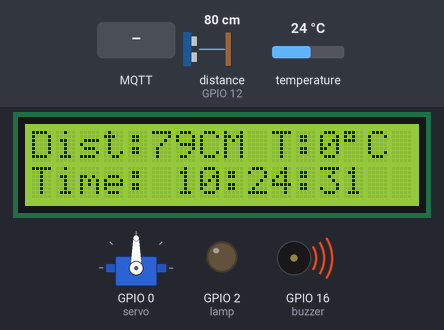
This sketch was run on a simulated ESP8266 (NodeMCU). On the bench: 16×2 character LCD, servo, output pins drawn as LEDs (lit = HIGH), buzzer (waves = sounding, pin HIGH). Wiring (inferred from the names in the program): ultrasonic range finder: trigger GPIO 13; echo GPIO 12. Inputs (shaded band) come from the test bench; at power-on: distance to the obstacle (sensor on GPIO 12) 80 cm, temperature 24 °C. The echo pulse lasts 58.3 µs per cm; WiFi joins after 1.5 s; servers stay silent unless stated; the local clock reads 2024-03-15 10:24:30 at power-on unless the sketch sets it; random numbers use the default seed unless the sketch sets one; no MQTT or app messages arrive unless stated; pins used as bus, display or sensor lines are not drawn; what the sketch prints to the serial monitor is not drawn.

Above: at 1.7 s.
2.8 s: MQTT message "1" arrives on the first subscribed topic
At 4.1 s:
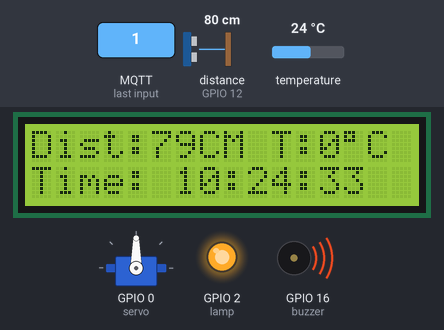
6.2 s: MQTT message "2" arrives on the second subscribed topic
At 11.3 s:
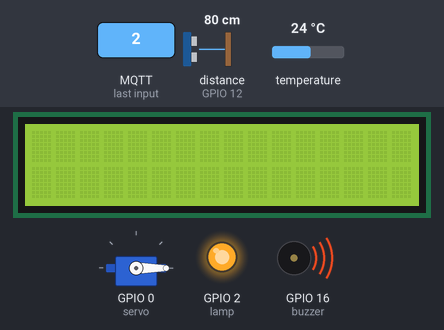
11.4 s: MQTT message "0" arrives on the first subscribed topic
At 13.6 s:
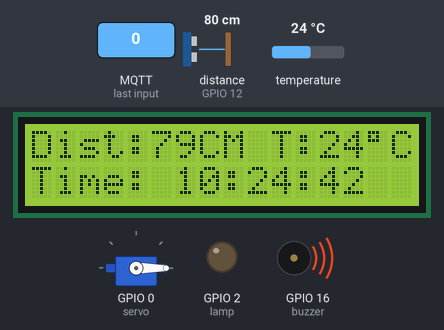
16.3 s: distance to the obstacle (sensor on GPIO 12) set to 2 cm
At 17.6 s:
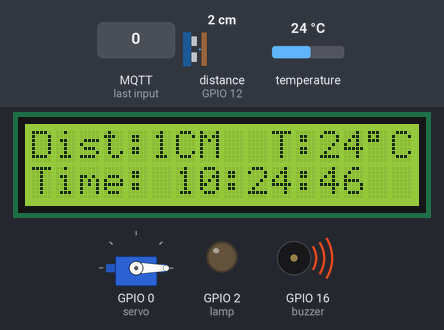
18.4 s: temperature set to 24.5 °C
23.0 s: temperature set to 25.5 °C
At 32.7 s:
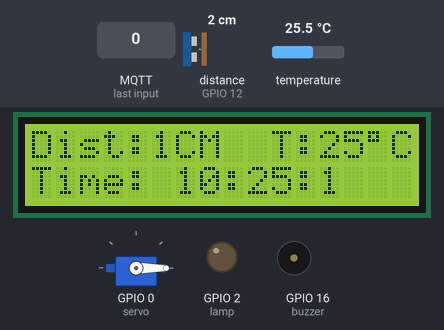
Timing chart, 0 to 34.2 s (numbered marks = the images above; inputs shaded):
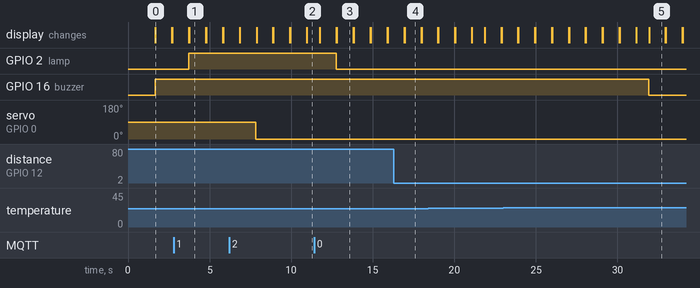

Measured:
- the behaviour switches between 24.9 and 25 °C on temperature (found by bisection; images 4 and 5)
- after the input at 2.8 s, GPIO 2 (lamp): LOW → HIGH after 0.92 s
- after the input at 6.2 s, servo on GPIO 0 (servo): 90° → 0° after 1.6 s
- after the input at 11.4 s, GPIO 2 (lamp): HIGH → LOW after 1.4 s
- after the input at 23.0 s, GPIO 16 (buzzer): HIGH → LOW after 8.9 s
- what the display in image 0 shows lasts 1.0 s, from 1.7 s to 2.7 s

The sketch:

project.ino
```cpp
#include <RTClib.h>
#include <ESP8266WiFi.h>
#include <PubSubClient.h>
#include <Servo.h>
#include <LiquidCrystal_I2C.h>
#include <DallasTemperature.h>

#define mqtt_port 1883
#define temp_topic "temperatureC";
#define dis_topic "jarak";
#define rtc_topic "rtc_time";
#define rtcdate_topic "rtc_date";
#define buzzer 16

// Update these with values suitable for your network.
const char* ssid = "Nasi Gratisan";
const char* password = "mbayarsek";
const char* mqtt_server = "test.mosquitto.org";
const char* servoTopic = "servo";

//LCD
LiquidCrystal_I2C lcd(0x27, 16, 2);

//Servo Settings
Servo servo;


//ultrasonic
const int trigPin = 13;
const int echoPin = 12;
long duration;
int distance;

// GPIO where the DS18B20 is connected to
#define oneWireBus 14
// Setup a oneWire instance to communicate with any OneWire devices
OneWire oneWire(oneWireBus);
// Pass our oneWire reference to Dallas Temperature sensor
DallasTemperature sensors(&oneWire);
// Temperature value
int temp;
unsigned long previousMillis = 0;   // Stores last time temperature was published
const long interval = 10000;        // Interval at which to publish sensor readings

//RTC
RTC_DS3231 RTC;

WiFiClient wifiClient;
PubSubClient client(wifiClient);

long lastMsg = 0;
char msg[50];
int value = 0;

const int lamp = 2;

void setup_wifi() {
 delay(10);
 // We start by connecting to a WiFi network
  Serial.println();
  Serial.print("Connecting to ");
  Serial.println(ssid);
  WiFi.begin(ssid, password);
  while (WiFi.status() != WL_CONNECTED) {
    delay(500);
    Serial.print(".");
  }
  randomSeed(micros());
  Serial.println("");
  Serial.println("WiFi connected");
  Serial.println("IP address: ");
  Serial.println(WiFi.localIP());
}
void reconnect() {
 // Loop until we're reconnected
 while (!client.connected()) {
    Serial.print("Attempting MQTT connection...");
  // Create a random client ID
  String clientId = "ESP32Client-";
  clientId += String(random(0xffff), HEX);
  // Attempt to connect
  if (client.connect(clientId.c_str())) {
    Serial.println("connected");
    //Once connected, publish an announcement...
    // ... and resubscribe
    client.subscribe("ledcontrol1");
    client.subscribe("servo");
 } else {
    Serial.print("failed, rc=");
    Serial.print(client.state());
    Serial.println(" try again in 5 seconds");
    // Wait 5 seconds before retrying
    delay(5000);
  }
 }
}
// This functions is executed when some device publishes a message to a topic that your ESP8266 is subscribed to
// Change the function below to add logic to your program, so when a device publishes a message to a topic that
// your ESP8266 is subscribed you can actually do something
void callback(String topic, byte* payload, unsigned int length) {
    String string;
  Serial.print("Message arrived on topic: ");
  Serial.print(topic);

  for (int i = 0; i < length; i++) {
  Serial.print(payload[i]);
}
   if (payload[0] == 49)digitalWrite(lamp, HIGH);
   else if (payload [0]==48)digitalWrite(lamp, LOW);

   if (payload[0]==50) {
    servo.write(90);
    delay(1000);
    servo.write(0);
   }
   Serial.println();
 }

void setup() {
 Serial.begin(115200); // Set serial port speed
 sensors.begin();
 lcd.init();
 lcd.backlight();
#ifndef ESP8266
  while (!Serial); // wait for serial port to connect. Needed for native USB
#endif
 if (! RTC.begin()) {
    Serial.println("RTC tidak terbaca");
    while (1);
  }
 if (RTC.lostPower()) {
    //atur waktu sesuai waktu pada komputer
    RTC.adjust(DateTime(F(__DATE__), F(__TIME__)));
    //atur waktu secara manual
    // January 21, 2019 jam 10:30:00
    //RTC.adjust(DateTime(2023, 7, 31, 11, 54 , 0));
  }
 pinMode(lamp, OUTPUT);
 pinMode(buzzer, OUTPUT);
 servo.attach(0);
 pinMode(trigPin, OUTPUT); // Sets the trigPin as an Output
 pinMode(echoPin, INPUT); // Sets the echoPin as an Input
 Serial.setTimeout(500);// Set time out for
 setup_wifi();
 client.setServer(mqtt_server, mqtt_port);
 client.setCallback(callback);
 //reconnect();
}

void loop() {

 if (!client.connected()) {
  reconnect();
   }
 client.loop();

 // Clears the trigPin
 digitalWrite(trigPin, LOW);
 delayMicroseconds(2);

 // Sets the trigPin on HIGH state for 10 micro seconds
 digitalWrite(trigPin, HIGH);
 delayMicroseconds(10);
 digitalWrite(trigPin, LOW);

 // Reads the echoPin, returns the sound wave travel time in microseconds
 duration = pulseIn(echoPin, HIGH);

 // Calculating the distance
 distance= duration*0.034/2;

 // Prints the distance on the Serial Monitor
 char disString[8];
 dtostrf(distance, 1, 2, disString);
 Serial.print(" Distance: ");
 Serial.println(distance);
 client.publish("jarak", disString);

 unsigned long currentMillis = millis();
  // Every X number of seconds (interval = 10 seconds)
  // it publishes a new MQTT message
  if (currentMillis - previousMillis >= interval) {
    // Save the last time a new reading was published
    previousMillis = currentMillis;
    // New temperature readings
    sensors.requestTemperatures();
    // Temperature in Celsius degrees
    temp = sensors.getTempCByIndex(0);
    }
    char tempString[9];
    dtostrf(temp, 3, 4, tempString);
    Serial.print(" Suhu: ");
    Serial.println(temp);
    client.publish("temperatureC", tempString);

 lcd.setCursor(0,0);
 lcd.print("Dist:");
 lcd.print(distance);
 lcd.print("CM");
 //delay(1000);
 lcd.setCursor(10,0);
 lcd.print("T:");
 lcd.print(temp);
 lcd.print((char)223);
 lcd.print("C");

 char times[12];
 char dates[10];
 DateTime now = RTC.now();
 Serial.print(now.day(), DEC);
 Serial.print('/');
 Serial.print(now.month(), DEC);
 Serial.print('/');
 Serial.print(now.year(), DEC);
 Serial.println();
 Serial.print(now.hour(), DEC);
 Serial.print(':');
 Serial.print(now.minute(), DEC);
 Serial.print(':');
 Serial.print(now.second(), DEC);
 Serial.println();


 sprintf(times,"%02d:%02d:%02d", now.hour(), now.minute(), now.second());
 sprintf(dates,"%02d/%02d/%02d", now.day(), now.month(), now.year());
 client.publish("rtc_time",times);
 client.publish("rtc_date", dates);

 //ATUR BUZZER
 if (distance >= 20){
  digitalWrite (buzzer, HIGH);
 }
 else if (temp < 25){
  digitalWrite (buzzer, HIGH);
 }
 else if (temp >= 30){
  digitalWrite (buzzer, HIGH);
 }
 else{
  digitalWrite (buzzer, LOW);
 }


 //ATUR SERVO SESUAI WAKTU
 if ((now.hour()==7)&&(now.minute()==0)&&(now.second()==0)){
    servo.write(90);
    delay(1000);
    servo.write(0);
   }

 if ((now.hour()==12)&&(now.minute()==0)&&(now.second()==0)){
    servo.write(90);
    delay(1000);
    servo.write(0);
   }

 if ((now.hour()==17)&&(now.minute()==0)&&(now.second()==0)){
    servo.write(90);
    delay(1000);
    servo.write(0);
   }

 lcd.setCursor(0, 1);
 lcd.print("Time: ");
 lcd.print(now.hour(), DEC);
 lcd.print(":");
 lcd.print(now.minute(), DEC);
 lcd.print(":");
 lcd.print(now.second(), DEC);
 delay(1000);
 lcd.clear();
}
```
